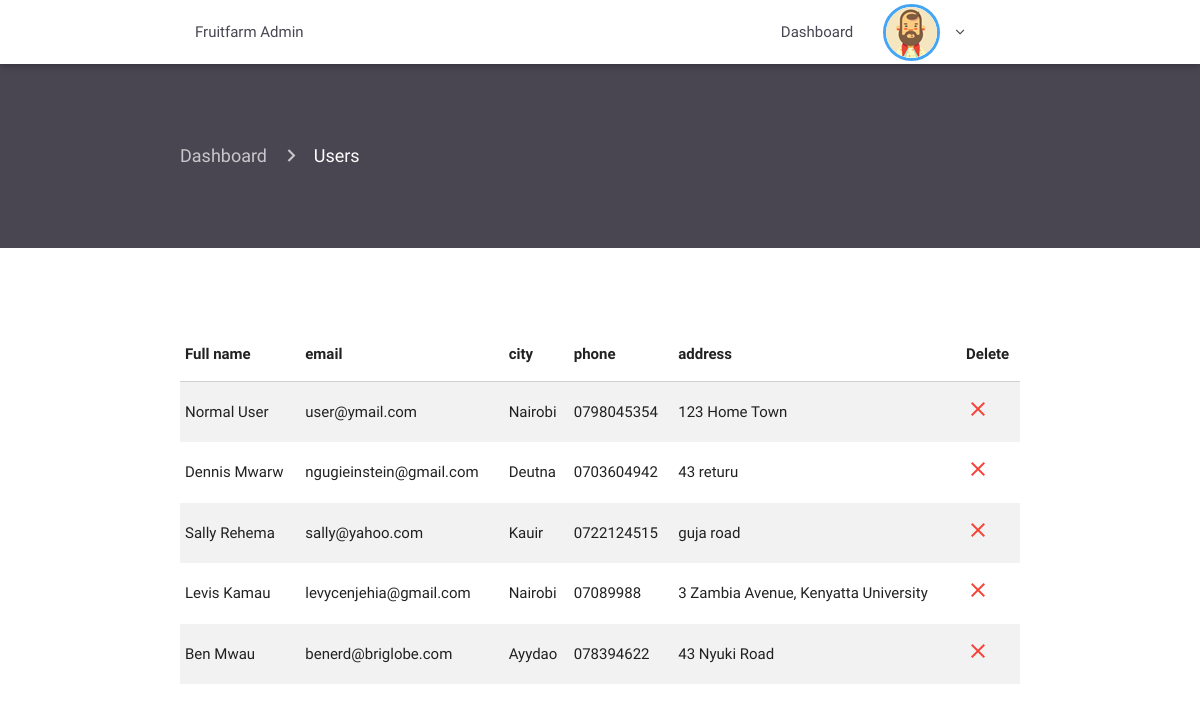
The app's page /admin/allusers.php (signed in) with its own data.
### tables this page shows
CREATE TABLE IF NOT EXISTS `users` (
  `id` int(11) NOT NULL,
  `email` varchar(100) NOT NULL,
  `firstname` varchar(1000) NOT NULL,
  `lastname` varchar(1000) NOT NULL,
  `password` varchar(1000) NOT NULL,
  `address` varchar(1000) NOT NULL,
  `city` varchar(1000) NOT NULL,
  `phone` varchar(1000) NOT NULL,
  `role` varchar(1000) NOT NULL
);

### admin/allusers.php (the view, shortened to what this page needs)
<?php
 require 'includes/header.php';
 require 'includes/navconnected.php'; ?>
 <div class="container-fluid product-page">
   <div class="container current-page">
      <nav>
        <div class="nav-wrapper">
          <div class="col s12">
            <a href="index" class="breadcrumb">Dashboard</a>
            <a href="users" class="breadcrumb">Users</a>
          </div>
        </div>
      </nav>
    </div>
   </div>
   <div class="container scroll">
     <table class="highlight striped">
        <thead>
          <tr>
              <th data-field="lastname">Full name</th>
              <th data-field="email">email</th>
              <th data-field="city">city</th>
              <th data-field="phone">phone</th>
              <th data-field="address">address</th>
              <th data-field="delete">Delete</th>
          </tr>
        </thead>
        <tbody>
          <?php
          include '../db.php';
                  $queryuser = "SELECT id, email, firstname, lastname, address, city, phone  FROM users WHERE role = 'client'";
                  $resultuser = $connection->query($queryuser);
                  if ($resultuser->num_rows > 0) {
                    while($rowuser = $resultuser->fetch_assoc()) {
                      $id_user = $rowuser['id'];
                      $firstname = $rowuser['firstname'];
                      $lasttname = $rowuser['lastname'];
                      $email = $rowuser['email'];
                      $city = $rowuser['city'];
                      $phone = $rowuser['phone'];
                      $address = $rowuser['address'];
              ?>
              <tr>
                <td><?php echo" $firstname "." $lasttname"; ?></td>
                <td><?= $email; ?></td>
                <td><?= $city; ?></td>
                <td><?= $phone; ?></td>
                <td><?= $address; ?></td>
                <td><a href="deleteuser.php?id=<?= $id_user; ?>"><i class="material-icons red-text">close</i></a></td>
              </tr>
              <?php }}  ?>
            </tbody>
          </table>
          </div>
   <?php require 'includes/footer.php'; ?>

### admin/src/css/style.css (style rules this page uses)
.scroll { height: 600px !important; overflow-y: scroll; padding-top: 80px; padding-bottom: 60px; }
.product-page { padding-top: 60px; padding-bottom: 60px; background-color: #494551; }
.product-page nav { background: none; box-shadow: none; }
.material-icons { font-family: 'Material Icons'; font-weight: normal; font-style: normal; font-size: 24px; line-height: 1; letter-spacing: normal; text-transform: none; display: inline-block; white-space: nowrap; word-wrap: normal; direction: ltr; -webkit-font-feature-settings: 'liga'; -webkit-font-smoothing: antialiased; }

### records on screen
users: firstname "Normal", lastname "User", email "user@ymail.com", city "Nairobi", phone "0798045354", address "123 Home Town"
users: firstname "Dennis", lastname "Mwarw", email "ngugieinstein@gmail.com", city "Deutna", phone "0703604942", address "43 returu"
users: firstname "Sally", lastname "Rehema", email "sally@yahoo.com", city "Kauir", phone "0722124515", address "guja road"
users: firstname "Levis", lastname "Kamau", email "levycenjehia@gmail.com", city "Nairobi", phone "07089988", address "3 Zambia Avenue, Kenyatta University"
users: firstname "Ben", lastname "Mwau", email "benerd@briglobe.com", city "Ayydao", phone "078394622", address "43 Nyuki Road"
